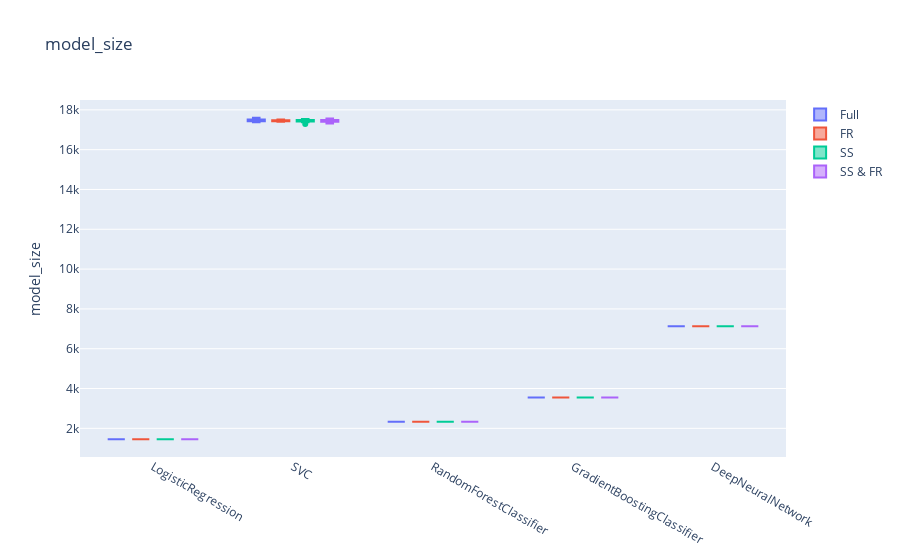

Source (notebook cell):
### Code cell
make_plots('model_size')

### Figure 1 — Plotly figure (JSON) as saved in the notebook; plotly's stock layout.template omitted (floating-point values rounded to 4 significant figures)
{"data": [{"name": "Full", "type": "box", "x": ["LogisticRegression", "LogisticRegression", "LogisticRegression", "LogisticRegression", "LogisticRegression", "LogisticRegression", "LogisticRegression", "LogisticRegression", "LogisticRegression", "LogisticRegression", "LogisticRegression", "LogisticRegression", "LogisticRegression", "LogisticRegression", "LogisticRegression", "LogisticRegression", "LogisticRegression", "LogisticRegression", "LogisticRegression", "LogisticRegression", "SVC", "SVC", "SVC", "SVC", "SVC", "SVC", "SVC", "SVC", "SVC", "SVC", "SVC", "SVC", "SVC", "SVC", "SVC", "SVC", "SVC", "SVC", "SVC", "SVC", "RandomForestClassifier", "RandomForestClassifier", "RandomForestClassifier", "RandomForestClassifier", "RandomForestClassifier", "RandomForestClassifier", "RandomForestClassifier", "RandomForestClassifier", "RandomForestClassifier", "RandomForestClassifier", "RandomForestClassifier", "RandomForestClassifier", "RandomForestClassifier", "RandomForestClassifier", "RandomForestClassifier", "RandomForestClassifier", "RandomForestClassifier", "RandomForestClassifier", "RandomForestClassifier", "RandomForestClassifier", "GradientBoostingClassifier", "GradientBoostingClassifier", "GradientBoostingClassifier", "GradientBoostingClassifier", "GradientBoostingClassifier", "GradientBoostingClassifier", "GradientBoostingClassifier", "GradientBoostingClassifier", "GradientBoostingClassifier", "GradientBoostingClassifier", "GradientBoostingClassifier", "GradientBoostingClassifier", "GradientBoostingClassifier", "GradientBoostingClassifier", "GradientBoostingClassifier", "GradientBoostingClassifier", "GradientBoostingClassifier", "GradientBoostingClassifier", "GradientBoostingClassifier", "GradientBoostingClassifier", "DeepNeuralNetwork", "DeepNeuralNetwork", "DeepNeuralNetwork", "DeepNeuralNetwork", "DeepNeuralNetwork", "DeepNeuralNetwork", "DeepNeuralNetwork", "DeepNeuralNetwork", "DeepNeuralNetwork", "DeepNeuralNetwork", "DeepNeuralNetwork", "DeepNeuralNetwork", "DeepNeuralNetwork", "DeepNeuralNetwork", "DeepNeuralNetwork", "DeepNeuralNetwork", "DeepNeuralNetwork", "DeepNeuralNetwork", "DeepNeuralNetwork", "DeepNeuralNetwork"], "y": [1457, 1457, 1457, 1457, 1457, 1457, 1457, 1457, 1457, 1457, 1457, 1457, 1457, 1457, 1457, 1457, 1457, 1457, 1457, 1457, 17430, 17514, 17430, 17402, 17486, 17486, 17514, 17430, 17514, 17430, 17458, 17486, 17430, 17598, 17458, 17374, 17542, 17514, 17542, 17374, 2332, 2332, 2332, 2332, 2332, 2332, 2332, 2332, 2332, 2332, 2332, 2332, 2332, 2332, 2332, 2332, 2332, 2332, 2332, 2332, 3553, 3553, 3553, 3553, 3553, 3553, 3553, 3553, 3553, 3553, 3553, 3553, 3553, 3553, 3553, 3553, 3553, 3553, 3553, 3553, 7133, 7133, 7133, 7133, 7133, 7133, 7133, 7133, 7133, 7133, 7133, 7133, 7133, 7133, 7133, 7133, 7133, 7133, 7133, 7133]}, {"name": "FR", "type": "box", "x": ["LogisticRegression", "LogisticRegression", "LogisticRegression", "LogisticRegression", "LogisticRegression", "LogisticRegression", "LogisticRegression", "LogisticRegression", "LogisticRegression", "LogisticRegression", "LogisticRegression", "LogisticRegression", "LogisticRegression", "LogisticRegression", "LogisticRegression", "LogisticRegression", "LogisticRegression", "LogisticRegression", "LogisticRegression", "LogisticRegression", "SVC", "SVC", "SVC", "SVC", "SVC", "SVC", "SVC", "SVC", "SVC", "SVC", "SVC", "SVC", "SVC", "SVC", "SVC", "SVC", "SVC", "SVC", "SVC", "SVC", "RandomForestClassifier", "RandomForestClassifier", "RandomForestClassifier", "RandomForestClassifier", "RandomForestClassifier", "RandomForestClassifier", "RandomForestClassifier", "RandomForestClassifier", "RandomForestClassifier", "RandomForestClassifier", "RandomForestClassifier", "RandomForestClassifier", "RandomForestClassifier", "RandomForestClassifier", "RandomForestClassifier", "RandomForestClassifier", "RandomForestClassifier", "RandomForestClassifier", "RandomForestClassifier", "RandomForestClassifier", "GradientBoostingClassifier", "GradientBoostingClassifier", "GradientBoostingClassifier", "GradientBoostingClassifier", "GradientBoostingClassifier", "GradientBoostingClassifier", "GradientBoostingClassifier", "GradientBoostingClassifier", "GradientBoostingClassifier", "GradientBoostingClassifier", "GradientBoostingClassifier", "GradientBoostingClassifier", "GradientBoostingClassifier", "GradientBoostingClassifier", "GradientBoostingClassifier", "GradientBoostingClassifier", "GradientBoostingClassifier", "GradientBoostingClassifier", "GradientBoostingClassifier", "GradientBoostingClassifier", "DeepNeuralNetwork", "DeepNeuralNetwork", "DeepNeuralNetwork", "DeepNeuralNetwork", "DeepNeuralNetwork", "DeepNeuralNetwork", "DeepNeuralNetwork", "DeepNeuralNetwork", "DeepNeuralNetwork", "DeepNeuralNetwork", "DeepNeuralNetwork", "DeepNeuralNetwork", "DeepNeuralNetwork", "DeepNeuralNetwork", "DeepNeuralNetwork", "DeepNeuralNetwork", "DeepNeuralNetwork", "DeepNeuralNetwork", "DeepNeuralNetwork", "DeepNeuralNetwork"], "y": [1457, 1457, 1457, 1457, 1457, 1457, 1457, 1457, 1457, 1457, 1457, 1457, 1457, 1457, 1457, 1457, 1457, 1457, 1457, 1457, 17430, 17458, 17458, 17430, 17430, 17402, 17430, 17430, 17514, 17458, 17430, 17486, 17430, 17486, 17486, 17430, 17458, 17514, 17458, 17458, 2332, 2332, 2332, 2332, 2332, 2332, 2332, 2332, 2332, 2332, 2332, 2332, 2332, 2332, 2332, 2332, 2332, 2332, 2332, 2332, 3553, 3553, 3553, 3553, 3553, 3553, 3553, 3553, 3553, 3553, 3553, 3553, 3553, 3553, 3553, 3553, 3553, 3553, 3553, 3553, 7134, 7134, 7134, 7134, 7134, 7134, 7134, 7134, 7134, 7134, 7134, 7134, 7134, 7134, 7134, 7134, 7134, 7134, 7134, 7134]}, {"name": "SS", "type": "box", "x": ["LogisticRegression", "LogisticRegression", "LogisticRegression", "LogisticRegression", "LogisticRegression", "LogisticRegression", "LogisticRegression", "LogisticRegression", "LogisticRegression", "LogisticRegression", "LogisticRegression", "LogisticRegression", "LogisticRegression", "LogisticRegression", "LogisticRegression", "LogisticRegression", "LogisticRegression", "LogisticRegression", "LogisticRegression", "LogisticRegression", "SVC", "SVC", "SVC", "SVC", "SVC", "SVC", "SVC", "SVC", "SVC", "SVC", "SVC", "SVC", "SVC", "SVC", "SVC", "SVC", "SVC", "SVC", "SVC", "SVC", "RandomForestClassifier", "RandomForestClassifier", "RandomForestClassifier", "RandomForestClassifier", "RandomForestClassifier", "RandomForestClassifier", "RandomForestClassifier", "RandomForestClassifier", "RandomForestClassifier", "RandomForestClassifier", "RandomForestClassifier", "RandomForestClassifier", "RandomForestClassifier", "RandomForestClassifier", "RandomForestClassifier", "RandomForestClassifier", "RandomForestClassifier", "RandomForestClassifier", "RandomForestClassifier", "RandomForestClassifier", "GradientBoostingClassifier", "GradientBoostingClassifier", "GradientBoostingClassifier", "GradientBoostingClassifier", "GradientBoostingClassifier", "GradientBoostingClassifier", "GradientBoostingClassifier", "GradientBoostingClassifier", "GradientBoostingClassifier", "GradientBoostingClassifier", "GradientBoostingClassifier", "GradientBoostingClassifier", "GradientBoostingClassifier", "GradientBoostingClassifier", "GradientBoostingClassifier", "GradientBoostingClassifier", "GradientBoostingClassifier", "GradientBoostingClassifier", "GradientBoostingClassifier", "GradientBoostingClassifier", "DeepNeuralNetwork", "DeepNeuralNetwork", "DeepNeuralNetwork", "DeepNeuralNetwork", "DeepNeuralNetwork", "DeepNeuralNetwork", "DeepNeuralNetwork", "DeepNeuralNetwork", "DeepNeuralNetwork", "DeepNeuralNetwork", "DeepNeuralNetwork", "DeepNeuralNetwork", "DeepNeuralNetwork", "DeepNeuralNetwork", "DeepNeuralNetwork", "DeepNeuralNetwork", "DeepNeuralNetwork", "DeepNeuralNetwork", "DeepNeuralNetwork", "DeepNeuralNetwork"], "y": [1457, 1457, 1457, 1457, 1457, 1457, 1457, 1457, 1457, 1457, 1457, 1457, 1457, 1457, 1457, 1457, 1457, 1457, 1457, 1457, 17430, 17402, 17542, 17290, 17458, 17430, 17486, 17430, 17458, 17374, 17430, 17402, 17486, 17402, 17542, 17458, 17486, 17486, 17430, 17430, 2332, 2332, 2332, 2332, 2332, 2332, 2332, 2332, 2332, 2332, 2332, 2332, 2332, 2332, 2332, 2332, 2332, 2332, 2332, 2332, 3553, 3553, 3553, 3553, 3553, 3553, 3553, 3553, 3553, 3553, 3553, 3553, 3553, 3553, 3553, 3553, 3553, 3553, 3553, 3553, 7134, 7134, 7134, 7134, 7134, 7134, 7134, 7134, 7134, 7134, 7134, 7134, 7134, 7134, 7134, 7134, 7134, 7134, 7134, 7134]}, {"name": "SS & FR", "type": "box", "x": ["LogisticRegression", "LogisticRegression", "LogisticRegression", "LogisticRegression", "LogisticRegression", "LogisticRegression", "LogisticRegression", "LogisticRegression", "LogisticRegression", "LogisticRegression", "LogisticRegression", "LogisticRegression", "LogisticRegression", "LogisticRegression", "LogisticRegression", "LogisticRegression", "LogisticRegression", "LogisticRegression", "LogisticRegression", "LogisticRegression", "SVC", "SVC", "SVC", "SVC", "SVC", "SVC", "SVC", "SVC", "SVC", "SVC", "SVC", "SVC", "SVC", "SVC", "SVC", "SVC", "SVC", "SVC", "SVC", "SVC", "RandomForestClassifier", "RandomForestClassifier", "RandomForestClassifier", "RandomForestClassifier", "RandomForestClassifier", "RandomForestClassifier", "RandomForestClassifier", "RandomForestClassifier", "RandomForestClassifier", "RandomForestClassifier", "RandomForestClassifier", "RandomForestClassifier", "RandomForestClassifier", "RandomForestClassifier", "RandomForestClassifier", "RandomForestClassifier", "RandomForestClassifier", "RandomForestClassifier", "RandomForestClassifier", "RandomForestClassifier", "GradientBoostingClassifier", "GradientBoostingClassifier", "GradientBoostingClassifier", "GradientBoostingClassifier", "GradientBoostingClassifier", "GradientBoostingClassifier", "GradientBoostingClassifier", "GradientBoostingClassifier", "GradientBoostingClassifier", "GradientBoostingClassifier", "GradientBoostingClassifier", "GradientBoostingClassifier", "GradientBoostingClassifier", "GradientBoostingClassifier", "GradientBoostingClassifier", "GradientBoostingClassifier", "GradientBoostingClassifier", "GradientBoostingClassifier", "GradientBoostingClassifier", "GradientBoostingClassifier", "DeepNeuralNetwork", "DeepNeuralNetwork", "DeepNeuralNetwork", "DeepNeuralNetwork", "DeepNeuralNetwork", "DeepNeuralNetwork", "DeepNeuralNetwork", "DeepNeuralNetwork", "DeepNeuralNetwork", "DeepNeuralNetwork", "DeepNeuralNetwork", "DeepNeuralNetwork", "DeepNeuralNetwork", "DeepNeuralNetwork", "DeepNeuralNetwork", "DeepNeuralNetwork", "DeepNeuralNetwork", "DeepNeuralNetwork", "DeepNeuralNetwork", "DeepNeuralNetwork"], "y": [1457, 1457, 1457, 1457, 1457, 1457, 1457, 1457, 1457, 1457, 1457, 1457, 1457, 1457, 1457, 1457, 1457, 1457, 1457, 1457, 17486, 17402, 17486, 17318, 17486, 17458, 17402, 17486, 17374, 17374, 17458, 17486, 17402, 17514, 17402, 17430, 17430, 17430, 17570, 17514, 2332, 2332, 2332, 2332, 2332, 2332, 2332, 2332, 2332, 2332, 2332, 2332, 2332, 2332, 2332, 2332, 2332, 2332, 2332, 2332, 3553, 3553, 3553, 3553, 3553, 3553, 3553, 3553, 3553, 3553, 3553, 3553, 3553, 3553, 3553, 3553, 3553, 3553, 3553, 3553, 7134, 7134, 7134, 7134, 7134, 7134, 7134, 7134, 7134, 7134, 7134, 7134, 7134, 7134, 7134, 7134, 7134, 7134, 7134, 7134]}], "layout": {"boxmode": "group", "title": {"text": "model_size"}, "yaxis": {"title": {"text": "model_size"}}}}
